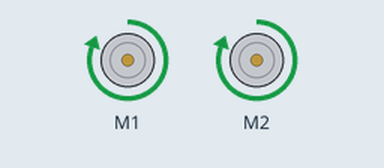
Simulated run of this sketch. Board: Arduino Uno, built with avr-gcc and run on an emulated ATmega328P. Shown: 2 × DC motor (green arrow = forward, orange = backward, longer = faster). What the sketch prints to the serial monitor is not drawn.

Above: at 0.5 s.
At 1.5 s:
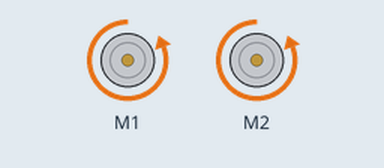
At 5.5 s:
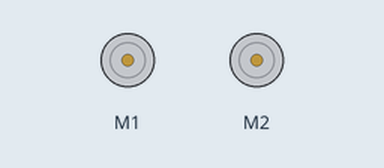
Timing chart, 0 to 6.9 s (numbered marks = the images above):
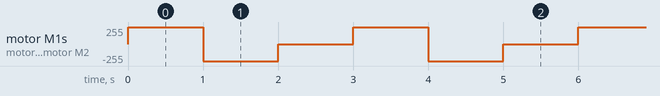

Measured:
- by itself, motor M1, motor M2: repeats every 3.0 s: backward 255/255 1.0 s, stopped 1.0 s, forward 255/255 1.0 s

The sketch:

sketch_DC_motor.ino
```cpp
#include <AFMotor.h>

AF_DCMotor motor1(1, MOTOR12_64KHZ); // tạo động cơ #2, 64KHz pwm
AF_DCMotor motor2(2, MOTOR12_64KHZ);
void setup() {

    Serial.begin(9600);           // mở cổng Serial monitor 9600 bps

    Serial.println("Hello my racing");

    motor1.setSpeed(255);     // chọn tốc độ maximum 255`/255
    motor2.setSpeed(255);
}

void loop() {

    Serial.print("tien");

    motor1.run(FORWARD);      // động cơ tiến
    motor2.run(FORWARD);
    delay(1000);

    Serial.print("lui");

    motor1.run(BACKWARD);     // động cơ lùi
    motor2.run(BACKWARD);
    delay(1000);

    Serial.print("tack");

    motor1.run(RELEASE);      //   dừng động cơ
    motor2.run(RELEASE);
    delay(1000);

}
```
